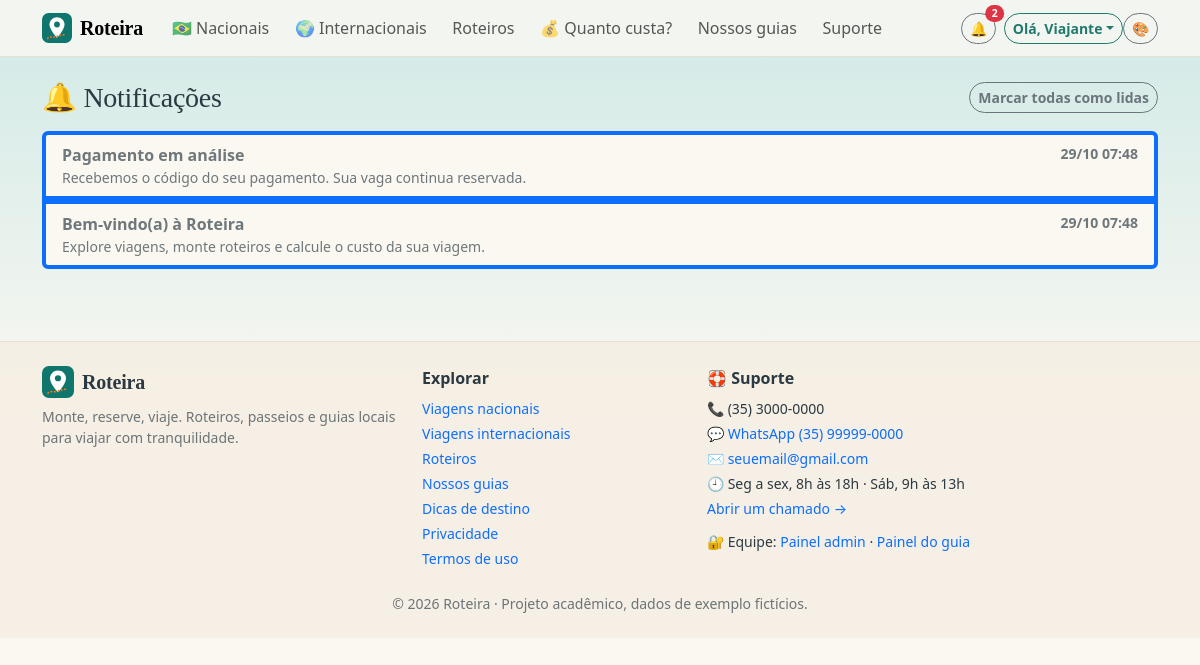
The page /notificacoes.php (signed in) on the database its author committed.
### tables this page shows
CREATE TABLE notificacoes (
  id INT AUTO_INCREMENT PRIMARY KEY,
  usuario_id INT NOT NULL,
  titulo VARCHAR(150) NOT NULL,
  mensagem VARCHAR(255) NULL,
  url VARCHAR(255) NULL,
  lida TINYINT(1) NOT NULL DEFAULT 0,
  created_at TIMESTAMP DEFAULT CURRENT_TIMESTAMP,
  FOREIGN KEY (usuario_id) REFERENCES usuarios(id) ON DELETE CASCADE
);

### notificacoes.php (the view, shortened to what this page needs)
<?php
require_once __DIR__ . '/inc/app.php';
exigirLogin(); $uid = usuario()['id'];
$st = $conn->prepare('SELECT * FROM notificacoes WHERE usuario_id=? ORDER BY id DESC LIMIT 50'); $st->execute([$uid]); $lista = $st->fetchAll();
?>
<div class="d-flex justify-content-between align-items-center mb-3"><h1 class="h3 mb-0">🔔 Notificações</h1><form method="post"><?= csrfCampo() ?><button class="btn btn-sm btn-outline-secondary">Marcar todas como lidas</button></form></div>
<div class="list-group"><?php foreach ($lista as $n): ?><a class="list-group-item list-group-item-action <?= $n['lida'] ? '' : 'fw-semibold border-start border-4 border-primary' ?>" href="notificacoes.php?ir=<?= (int)$n['id'] ?>">
  <div class="d-flex justify-content-between"><span><?= e($n['titulo']) ?></span><small class="text-body-secondary"><?= e(date('d/m H:i', strtotime($n['created_at']))) ?></small></div><div class="small text-body-secondary fw-normal"><?= e($n['mensagem']) ?></div></a><?php endforeach; ?></div>

### css/site.css (style rules this page uses)
:root { --brand:#0f766e; --brand-dark:#0b5d57; --accent:#f97316; --bs-link-color:#0f766e; --bs-link-hover-color:#0b5d57; }
:root { --brand:#1f7a6d; --brand-dark:#165a50; --accent:#f0925b; --radius:1.1rem; --shadow:0 .6rem 1.6rem rgba(31,90,90,.10); }
[data-bs-theme=light] { --bs-body-bg:#fbf8f2; --bs-body-color:#2b3a42; --bs-tertiary-bg:#f4ede1; --bs-border-color:#e8dfd0; --bs-secondary-color:rgba(43,58,66,.68); --card-bg:#fff; --sky:#cfe9e6; }
body { background-color:var(--bs-body-bg); background-image:linear-gradient(180deg,var(--sky) 0,transparent 420px); background-repeat:no-repeat; }
h1,h2,h3,.titulo,.navbar-brand,.display-6 { font-family:Georgia,'Times New Roman',serif; letter-spacing:-.01em; }
.btn { border-radius:2rem; font-weight:600; }

### rows shown on the page
notificacoes: titulo "Pagamento em análise", created_at "29/10 07:48", mensagem "Recebemos o código do seu pagamento. Sua vaga continua reservada."
notificacoes: titulo "Bem-vindo(a) à Roteira", created_at "29/10 07:48", mensagem "Explore viagens, monte roteiros e calcule o custo da sua viagem."

### other values the page prints
$nome "Roteira"
$nn "2"
explode(' ', $u['nome'])[0] "Viajante"
SITE_NOME "Roteira"
SITE_SLOGAN "Monte, reserve, viaje."
config('suporte_telefone') "(35) 3000-0000"
config('suporte_whatsapp') "(35) 99999-0000"
config('suporte_email') "seuemail@gmail.com"
config('suporte_horario') "Seg a sex, 8h às 18h · Sáb, 9h às 13h"
